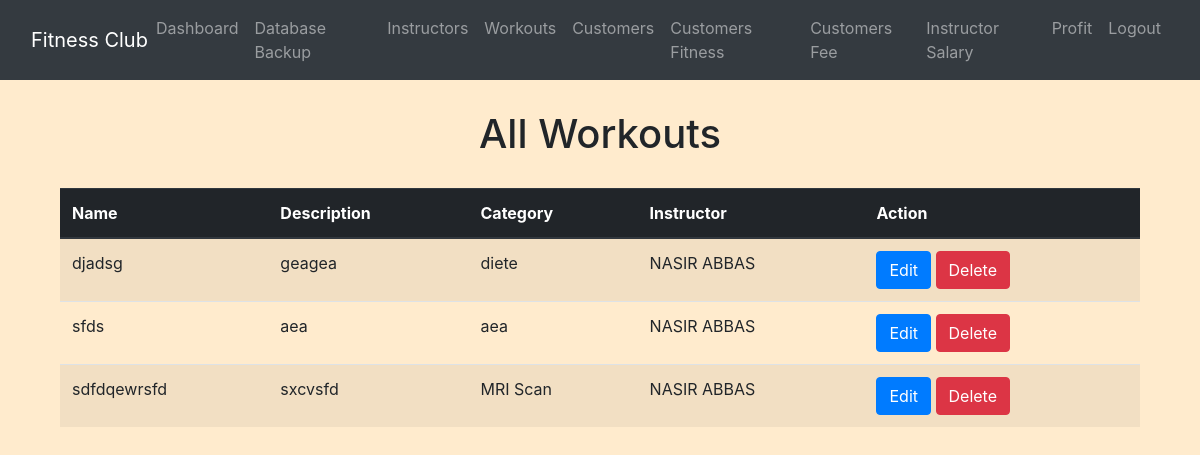
The app's page /view_workouts/ (signed in) with its own data.
### fitnessapp/models.py (models this page shows, shortened)
class Workout(models.Model):
    workout_id = models.AutoField(primary_key=True)
    workout_name = models.CharField(max_length=100)
    workout_description = models.TextField()
    category_name = models.CharField(max_length=50)
    instructor = models.ForeignKey(Instructor, on_delete=models.CASCADE , default = 1)  # Add this line

class Instructor(models.Model):
    instructor_id = models.AutoField(primary_key=True)
    username = models.CharField(max_length=50)
    full_name = models.CharField(max_length=100)
    password = models.CharField(max_length=50)
    email = models.EmailField()
    phone_number = models.CharField(max_length=15)
    address = models.TextField()
    qualification = models.CharField(max_length=100)
    timings = models.CharField(max_length=100)

### fitnessapp/views.py (the view)
# urls.py: path('view_workouts/', views.view_workouts, name='view_workouts'),
def view_workouts(request):
    if 'manager_username' not in request.session:
        return redirect('manager_login')
    manager_username = request.session['manager_username']
    workouts = Workout.objects.all()
    return render(request, 'manager/view_workouts.html', {'workouts': workouts , 'manager_username': manager_username})

### fitnessapp/templates/manager/view_workouts.html (shortened to what this page needs)
{% extends './base.html' %}
{% block content %}
    <div class="container">
        <h1>All Workouts</h1>
        <table class="table table-striped">
            <thead class="thead-dark">
                <tr>
                    <th>Name</th>
                    <th>Description</th>
                    <th>Category</th>
                    <th>Instructor</th>
                    <th>Action</th>
                </tr>
            </thead>
            <tbody>
                {% for workout in workouts %}
                <tr>
                    <td>{{ workout.workout_name }}</td>
                    <td>{{ workout.workout_description }}</td>
                    <td>{{ workout.category_name }}</td>
                    <td>{{ workout.instructor.full_name }}</td>
                    <td>
                        <a href="{% url 'edit_workout' workout.workout_id %}" class="btn btn-primary">Edit</a>
                        <a href="{% url 'delete_workout' workout.workout_id %}" class="btn btn-danger">Delete</a>
                    </td>
                </tr>
                {% endfor %}
            </tbody>
        </table>
    </div>
{% endblock %}

### fitnessapp/templates/manager/base.html (style rules this page uses)
body { background-color: blanchedalmond; }
h1, h2, h3, h4, h5 { margin: 30px; text-align: center; }

### records on screen
Workout: workout_name "djadsg", workout_description "geagea", category_name "diete", instructor.full_name "NASIR ABBAS"
Workout: workout_name "sfds", workout_description "aea", category_name "aea", instructor.full_name "NASIR ABBAS"
Workout: workout_name "sdfdqewrsfd", workout_description "sxcvsfd", category_name "MRI Scan", instructor.full_name "NASIR ABBAS"
